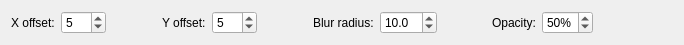
<?xml version="1.0" encoding="UTF-8"?>
<ui version="4.0">
 <class>ShadowSettings</class>
 <widget class="QWidget" name="ShadowSettings">
  <property name="geometry">
   <rect>
    <x>0</x>
    <y>0</y>
    <width>684</width>
    <height>45</height>
   </rect>
  </property>
  <property name="windowTitle">
   <string>Form</string>
  </property>
  <layout class="QHBoxLayout" name="horizontalLayout">
   <item>
    <widget class="QLabel" name="xOffsetLabel">
     <property name="text">
      <string>X offset:</string>
     </property>
    </widget>
   </item>
   <item>
    <widget class="QSpinBox" name="xOffsetBox">
     <property name="minimum">
      <number>-99</number>
     </property>
     <property name="value">
      <number>5</number>
     </property>
    </widget>
   </item>
   <item>
    <spacer name="horizontalSpacer">
     <property name="orientation">
      <enum>Qt::Horizontal</enum>
     </property>
     <property name="sizeHint" stdset="0">
      <size>
       <width>34</width>
       <height>20</height>
      </size>
     </property>
    </spacer>
   </item>
   <item>
    <widget class="QLabel" name="yOffsetLabel">
     <property name="text">
      <string>Y offset:</string>
     </property>
    </widget>
   </item>
   <item>
    <widget class="QSpinBox" name="yOffsetBox">
     <property name="minimum">
      <number>-99</number>
     </property>
     <property name="value">
      <number>5</number>
     </property>
    </widget>
   </item>
   <item>
    <spacer name="horizontalSpacer_2">
     <property name="orientation">
      <enum>Qt::Horizontal</enum>
     </property>
     <property name="sizeHint" stdset="0">
      <size>
       <width>33</width>
       <height>20</height>
      </size>
     </property>
    </spacer>
   </item>
   <item>
    <widget class="QLabel" name="blurLabel">
     <property name="text">
      <string>Blur radius:</string>
     </property>
    </widget>
   </item>
   <item>
    <widget class="QDoubleSpinBox" name="blurBox">
     <property name="decimals">
      <number>1</number>
     </property>
     <property name="value">
      <double>10.000000000000000</double>
     </property>
    </widget>
   </item>
   <item>
    <spacer name="horizontalSpacer_3">
     <property name="orientation">
      <enum>Qt::Horizontal</enum>
     </property>
     <property name="sizeHint" stdset="0">
      <size>
       <width>34</width>
       <height>20</height>
      </size>
     </property>
    </spacer>
   </item>
   <item>
    <widget class="QLabel" name="opacityLabel">
     <property name="text">
      <string>Opacity:</string>
     </property>
    </widget>
   </item>
   <item>
    <widget class="QSpinBox" name="opacityBox">
     <property name="accelerated">
      <bool>true</bool>
     </property>
     <property name="suffix">
      <string>%</string>
     </property>
     <property name="maximum">
      <number>70</number>
     </property>
     <property name="value">
      <number>50</number>
     </property>
    </widget>
   </item>
   <item>
    <spacer name="horizontalSpacer_4">
     <property name="orientation">
      <enum>Qt::Horizontal</enum>
     </property>
     <property name="sizeHint" stdset="0">
      <size>
       <width>40</width>
       <height>20</height>
      </size>
     </property>
    </spacer>
   </item>
   <item>
    <widget class="QToolButton" name="removeButton">
     <property name="icon">
      <iconset theme="list-remove">
       <normaloff/>
      </iconset>
     </property>
     <property name="autoRaise">
      <bool>true</bool>
     </property>
    </widget>
   </item>
  </layout>
 </widget>
 <resources/>
 <connections/>
</ui>
